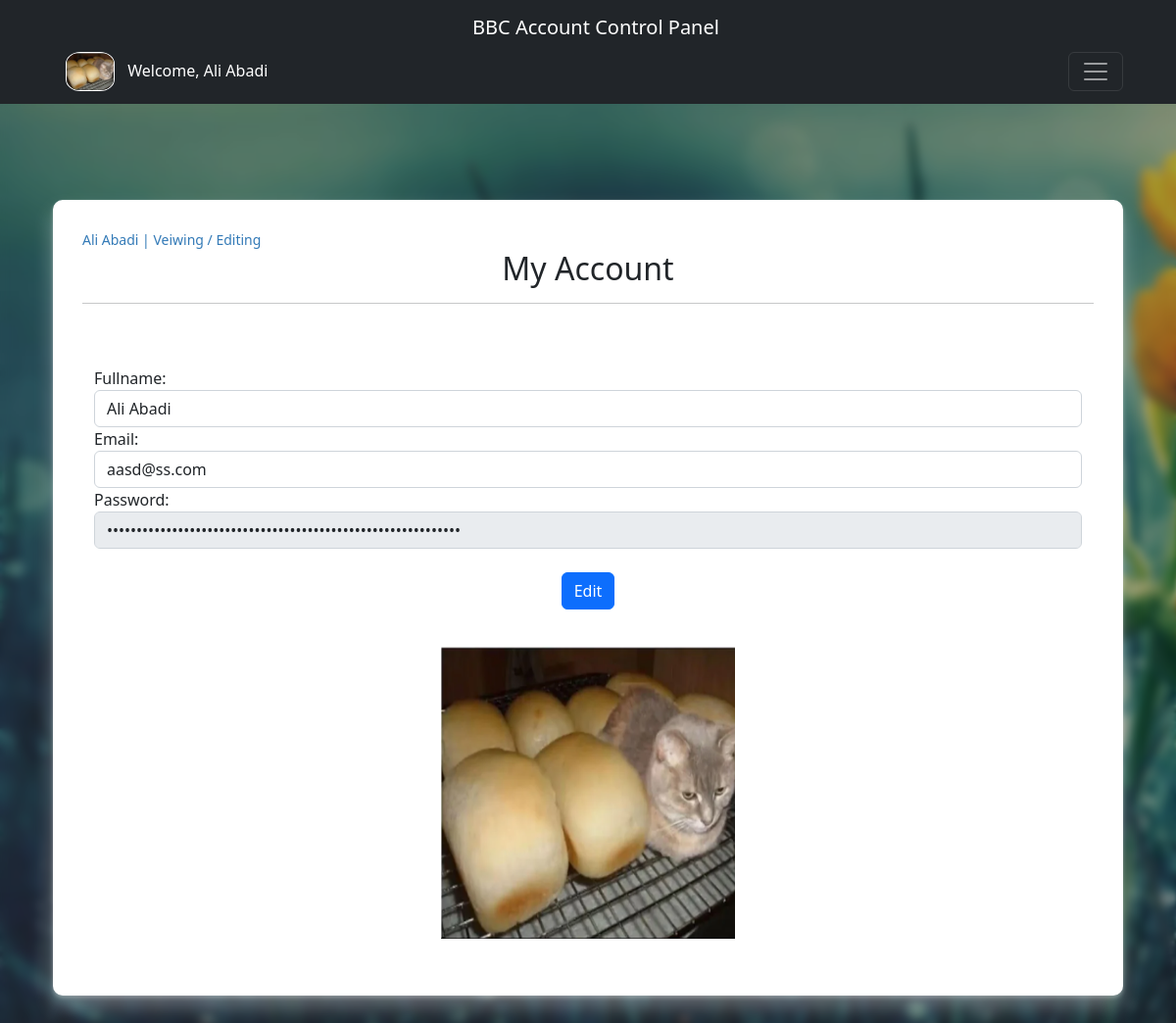
/my_account.php (signed in), run on the app's committed database.
### tables this page shows
CREATE TABLE `user` (
  `id` int(11) NOT NULL,
  `fullName` varchar(80) NOT NULL,
  `image` varchar(255) NOT NULL,
  `email` varchar(255) NOT NULL,
  `password` char(128) NOT NULL,
  `phone_number` varchar(15) DEFAULT NULL,
  `user_type` char(3) NOT NULL DEFAULT 'CTM',
  `created_at` datetime NOT NULL DEFAULT current_timestamp(),
  `updated_at` datetime NOT NULL DEFAULT current_timestamp() ON UPDATE current_timestamp(),
  `spending` int(5) NOT NULL
);

### includes/config.php (called while the page is built, shortened)
<?php
class config
{
    private $host = "localhost";
    private $user = "root";
    private $pass = "";
    private $dbnm = "servicesystem";
    private $dbh;
    private $stmt;
    public function __construct()
    {
        $dsn = "mysql:host=" . $this->host . "; dbname=" . $this->dbnm;
        $options = array(
            PDO::ATTR_PERSISTENT => true,
            PDO::ATTR_ERRMODE => PDO::ERRMODE_EXCEPTION
        );
        try {
            $this->dbh = new PDO($dsn, $this->user, $this->pass, $options);
        } catch (PDOException $error) {
            $this->errmsg = $error->getMessage();
            echo $this->errmsg;
        }
    }
    public function query($query)
    {
        $this->stmt = $this->dbh->prepare($query);
    }
    public function bindvalue($param, $value, $type)
    {
        $this->stmt->bindValue($param, $value, $type);
    }
    public function execute()
    {
        return $this->stmt->execute();
    }
    public function fetchSingle()
    {
        $this->execute();
        return $this->stmt->fetch(PDO::FETCH_ASSOC);
    }
}
?>

### my_account.php (the view, shortened to what this page needs)
<?php
require('includes/header.php');
require('includes/config.php');
$db = new config;
$db->query("SELECT * FROM user WHERE email=:email");
$email = $_SESSION['user_data']['email'];
$db->bindValue(':email', $email, PDO::PARAM_STR);
$row = $db->fetchSingle();
?>
<div class="container"
  style="padding: 30px;border-radius: 10px;box-shadow: 0 12px 20px 0 rgb(255 255 255 / 33%), 0 2px 4px 0 rgb(255 255 255 / 32%);background-color:#fff;">
  <div class="well">
    <div style="display: flex;justify-content:space-between;align-items:center;">
      <?php $fullname = $_SESSION['user_data']['fullName'];
      echo '<small class="pull-left" style="color:#337ab7;">' . $fullname . '  | Veiwing / Editing</small>';
      ?>
    </div>
    <h2 class="text-center">My Account</h2>
    <hr>
    <br>
  </div>
  <div class="container">
    <div class="rows">
      <div class="col-md-12">
        <?php if ($row) { ?>
          <br>
          <form class="form-horizontal" role="form" method="post" action="">
            <div class="form-group">
              <label class="control-label col-sm-2" for="name">Fullname:</label>
              <div class="col-sm-12">
                <input type="name" name="name" class="form-control" id="name" value="<?php echo $row['fullName'] ?>"
                  required>
              </div>
            </div>
            <div class="form-group">
              <label class="control-label col-sm-2" for="email">Email:</label>
              <div class="col-sm-12">
                <input type="email" name="email" class="form-control" id="email" value="<?php echo $row['email'] ?>"
                  required>
              </div>
            </div>
            <div class="form-group ">
              <label class="control-label col-sm-2" for="pwd">Password:</label>
              <div class="col-sm-12">
                <fieldset disabled>
                  <input type="password" name="password" class="form-control disabled" id="pwd"
                    value="<?php echo $row['password'] ?>" required>
                </fieldset>
              </div>
            </div>
            <br>
            <div class="form-group">
              <div class="col-sm-offset-2 col-sm-12" style="display: flex;justify-content:space-evenly;">
                <a class="btn btn-primary" href="edit_account.php?cus_id=<?php echo $row['id'] ?>">Edit</a>
              </div>
            </div>
          </form>
        </div>
        <div class="col-md-12" style="text-align: center;">
          <div style="padding: 20px;">
            <div class="thumbnail">
              <a href="edit_account.php?id=<?php echo $row['id'] ?>">
                <?php $image = $row['image']; ?>
                <?php echo ' <img src="uploaded_image/' . $image . '"  style="width:300px;height:300px">'; ?>
              </a>
            </div>
          </div>
        </div>
        <?php } ?>
    </div>
  </div>
</div>
</div>
</div>

### css/header.css (style rules this page uses)
body { background-image: url(../img/Admin-wall.jpg); background-repeat: no-repeat; background-size: cover; position: relative; min-height: 100vh; }
body::before { content: ''; position: absolute; left: 0; top: 0; width: 100%; height: 100%; background-color: rgba(0, 0, 0, 0.35); backdrop-filter: blur(5px); }

### data on the page
user: name "Ali Abadi", email "aasd@ss.com", image (picture)

### other printed values
$fullname "Ali Abadi"
